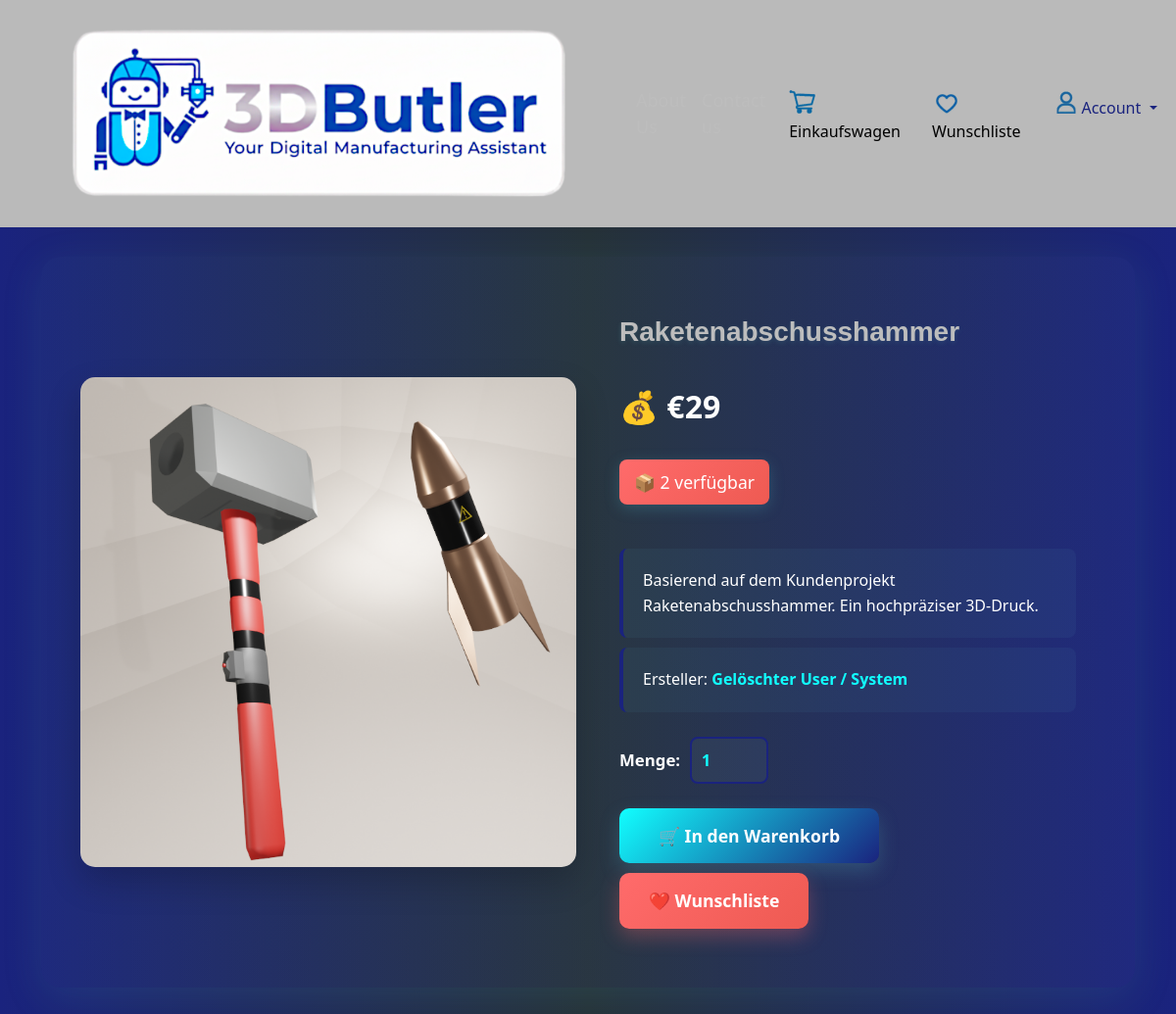
The page /products/PROD_86b244aa-da8d-4b4e-9e6d-913f184cdb12 (signed in) on the database its author committed.
### tables this page shows
CREATE TABLE "Products" (
    "ProductID" TEXT NOT NULL PRIMARY KEY,
    "UserID" TEXT NOT NULL,
    "ProductCategory" TEXT NOT NULL,
    "MaterialType" TEXT NOT NULL,
    "ProductName" TEXT NOT NULL,
    "ProductDescription" TEXT NOT NULL,
    "WeightG" REAL NOT NULL,
    "PrintTimeMin" INTEGER NOT NULL,
    "CreatedAt" TEXT NOT NULL,
    "StockQuantity" INTEGER NOT NULL,
    "IsActive" INTEGER NOT NULL,
    "ImagePath" TEXT,
    "IsShopReady" INTEGER NOT NULL DEFAULT 0,
    "IsShopVisible" INTEGER NOT NULL DEFAULT 0,
    "Color" TEXT,
    "SourceProjectID" TEXT,
    FOREIGN KEY ("UserID") REFERENCES "Users" ("UserID"),
    FOREIGN KEY ("ProductCategory") REFERENCES "ProductCategories" ("CategoryName")
);

### website/views.py (the view)
@views.route('/products/<product_id>')
@login_required
@check_active
def product_detail(product_id):
    is_logged_in = 'user_id' in session
    try:
        product = product_manager.get_product_by_id(product_id)
        if product:
            return render_template(
                'product_detail.html',
                product_name=product['ProductName'],
                product_description=product['ProductDescription'],
                stock_quantity=product['StockQuantity'],
                price=product['ProductPrice'],
                product_image=product['ImagePath'],
                product_id=product_id,
                creator_name=product['CreatorName'],
                logged_in=is_logged_in
            )
        else:
            flash('Product not found.', 'warning')
            return redirect(url_for('views.home'))
    except Exception as e:
        print(f"Error fetching product details: {e}")
        flash('An error occurred. Please try again.', 'danger')
        return redirect(url_for('views.home'))

### website/product_manager.py (called while the page is built)
    def get_product_by_id(self, product_id: str) -> sqlite3.Row:
        query = """
                SELECT
                    p.*,
                    COALESCE(u.Username, 'Gelöschter User / System') AS CreatorName,
                    pp.ProductPrice
                FROM Products p
                LEFT JOIN Users u ON p.UserID = u.UserID -- LEFT statt INNER
                LEFT JOIN ProductPrices pp ON p.ProductID = pp.ProductID COLLATE NOCASE -- Auch hier LEFT sicherer
                WHERE p.ProductID = ? COLLATE NOCASE
            AND pp.DateAdded = (
                SELECT MAX(DateAdded)
                FROM ProductPrices
                WHERE ProductID = pp.ProductID
            )
        """
        return self._execute_query(query, (product_id,), fetch=True, fetch_one=True)

### website/user.py (called while the page is built)
def login_required(f):
    @wraps(f)
    def decorated_function(*args, **kwargs):
        if 'user_id' not in session:
            flash("Bitte melden Sie sich an.", "warning")
            return redirect(url_for('auth.login'))
        return f(*args, **kwargs)
    return decorated_function

def check_active(f):
    @wraps(f)
    def decorated_function(*args, **kwargs):
        user_id = session.get('user_id')
        if not user_id:
            flash("Bitte melden Sie sich an.", "warning")
            return redirect(url_for('auth.login'))
        user_data = current_app.user_manager.find_user_by_id(user_id)
        if not user_data:
            session.clear()
            return redirect(url_for('auth.login'))
        if user_data['IsActive'] != 1:
            flash("Ihr Konto ist noch nicht verifiziert.", "warning")
            return redirect(url_for('auth.verify_account'))
        return f(*args, **kwargs)
    return decorated_function

### website/user_manager.py (called while the page is built)
    def find_user_by_id(self, user_id):
        query = "SELECT IsActive, IsAdmin FROM Users WHERE UserID = ?"
        result = self._execute_query(query, (user_id,), fetch=True)
        if result:
            return {'IsActive': result[0][0], 'IsAdmin': result[0][1]}
        return None

### website/templates/product_detail.html (shortened to what this page needs)
{% extends 'base.html' %}
{% block body %}
<div class="container">
    <div class="product-container">
        <div class="row align-items-center">
            <div class="col-lg-6 mb-4 mb-lg-0">
                <div class="product-image-wrapper">
                    <img src="{{ url_for('static', filename= product_image) }}" alt="{{ product_description }}" class="img-fluid">
                </div>
            </div>
            <div class="col-lg-6">
                <div class="product-details">
                    <h3 class="product-title">{{ product_name }}</h3>
                    <div class="product-price">💰 €{{ price }}</div>
                    <div class="product-stock {% if stock_quantity < 5 %}low-stock{% endif %}">
                        📦 {% if stock_quantity > 0 %}{{ stock_quantity }} verfügbar{% else %}Nicht verfügbar{% endif %}
                    </div>
                    <div class="product-description">
                        {{ product_description }}
                    </div>
                    <div class="creator-name">
                       Ersteller: <span class="highlight"> {{ creator_name }} </span>
                    </div>
                    <form method="POST" action="{{ url_for('views.add_to_cart', product_id=product_id) }}" style="display: inline;">
                        <div class="quantity-input-group">
                            <label for="quantity">Menge:</label>
                            <input type="number" name="quantity" id="quantity" value="1" min="1" max="{{ stock_quantity }}">
                        </div>
                        <div class="button-group">
                            <button type="submit" class="btn-add-cart">🛒 In den Warenkorb</button>
                            <button type="button" class="btn-wishlist" onclick="addToWishlist('{{ product_id }}')">❤️ Wunschliste</button>
                        </div>
                    </form>
                </div>
            </div>
        </div>
    </div>
</div>
{% endblock %}

### website/static/css/style.css (style rules this page uses)
body { position: relative; overflow-x: hidden; }
body::before { content: ""; position: fixed; top: 0; left: -150%; width: 100%; height: 100%; background: linear-gradient( 120deg, transparent, rgba(128, 216, 255, 0.04) 40%, rgba(255, 255, 255, 0.08) 50%, rgba(128, 216, 255, 0.04) 60%, transparent ); z-index: -1; transform: skewX(-25deg); animation: global-shimmer 12s cubic-bezier(0.4, 0, 0.6, 1) infinite; pointer-events: none; }
h3 { font-family: Verdana, Geneva, Tahoma, sans-serif; color: rgb(217, 209, 201); }

### website/templates/product_detail.html (style rules this page uses)
.product-container { background: linear-gradient(135deg, rgba(76, 163, 175, 0.05), rgba(76, 86, 175, 0.1)); border-radius: 20px; padding: 40px; margin-top: 30px; margin-bottom: 30px; box-shadow: 0 10px 40px rgba(76, 160, 175, 0.15); }
.product-image-wrapper { position: relative; overflow: hidden; border-radius: 15px; box-shadow: 0 15px 35px rgba(0, 0, 0, 0.2); }
.product-image-wrapper img { width: 100%; height: auto; max-height: 500px; object-fit: cover; transition: transform 0.4s ease; }
.product-details { display: flex; flex-direction: column; justify-content: center; padding: 20px; }
.product-title { font-weight: bold; color: #bdbdbd; margin-bottom: 20px; text-shadow: 0 2px 5px rgba(76, 172, 175, 0.2); }
.product-description { margin-top: 30px; padding: 20px; background: rgba(76, 147, 175, 0.08); border-left: 4px solid #1A237E; border-radius: 8px; color: #ffffff; font-size: 1rem; line-height: 1.6; }
.product-price { font-size: 2rem; color: #fff; font-weight: 600; margin: 15px 0; }
.product-stock { font-size: 1.1rem; color: #ffffff; padding: 10px 15px; background: linear-gradient(135deg, rgba(51, 140, 167, 0.5), #1A237E); border-radius: 8px; display: inline-block; width: fit-content; margin: 15px 0; box-shadow: 0 4px 15px rgba(76, 160, 175, 0.3); }
.creator-name { margin-top: 10px; padding: 20px; background: rgba(76, 147, 175, 0.08); border-left: 4px solid #1A237E; border-radius: 8px; color: #ffffff; font-size: 1rem; line-height: 1.6; }
.highlight { font-weight: bold; color: #1ff; }
.product-stock.low-stock { background: linear-gradient(135deg, #FF6B6B, #EE5A52); }
.quantity-input-group { display: flex; align-items: center; gap: 10px; margin: 25px 0; }
.quantity-input-group label { font-weight: 600; color: #ffffff; font-size: 1.05rem; }
.quantity-input-group input { width: 80px; padding: 10px; border: 2px solid #1A237E; border-radius: 8px; background-color: rgba(170, 221, 255, 0.05); color: #1ff; font-weight: 600; font-size: 1rem; }
.btn-add-cart { background: linear-gradient(135deg, #1ff, #1A237E); color: #ffffff; padding: 15px 40px; font-size: 1.1rem; font-weight: 600; border: none; border-radius: 10px; cursor: pointer; transition: all 0.3s ease; box-shadow: 0 8px 20px rgba(76, 155, 175, 0.3); margin-right: 15px; }
.btn-wishlist { background: linear-gradient(135deg, #FF6B6B, #EE5A52); color: #ffffff; padding: 15px 30px; font-size: 1.1rem; font-weight: 600; border: none; border-radius: 10px; cursor: pointer; transition: all 0.3s ease; box-shadow: 0 8px 20px rgba(255, 107, 107, 0.3); }
.button-group { display: flex; gap: 10px; flex-wrap: wrap; margin-top: 20px; }

### rows shown on the page
Products: ImagePath (picture), ProductName "Raketenabschusshammer", ProductDescription "Basierend auf dem Kundenprojekt Raketenabschusshammer. Ein hochpräziser 3D-Druck."

### other values the page prints
{{ price }} "29"
{{ stock_quantity }} "2"
{{ creator_name }} "Gelöschter User / System"
